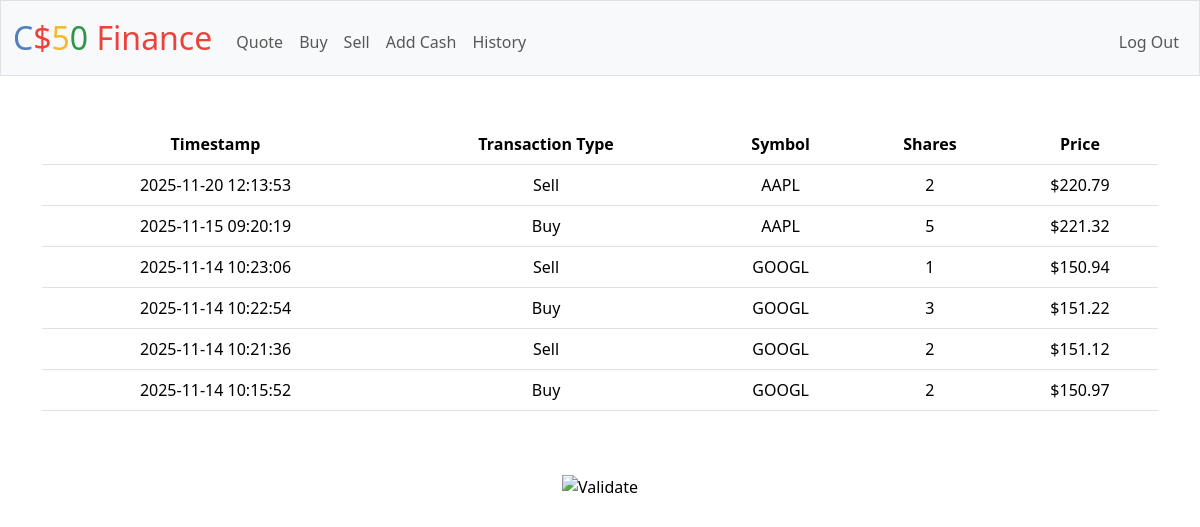
Screenshot of /history (signed in) with the database file from the repository.
### tables this page shows
CREATE TABLE transactions (id INTEGER PRIMARY KEY AUTOINCREMENT NOT NULL, user_id INTEGER NOT NULL, transaction_type TEXT NOT NULL, symbol TEXT NOT NULL, shares INTEGER NOT NULL, price FLOAT NOT NULL,  timestamp TEXT NOT NULL, FOREIGN KEY(user_id) REFERENCES users(id));

### app.py (the view)
@app.route("/history")
@login_required
def history():
    data = db.execute("SELECT * FROM transactions WHERE user_id = ? ORDER BY timestamp DESC", session["user_id"])
    return render_template("history.html", data=data)

### app.py (called while the page is built)
@app.after_request
def after_request(response):
    response.headers["Cache-Control"] = "no-cache, no-store, must-revalidate"
    response.headers["Expires"] = 0
    response.headers["Pragma"] = "no-cache"
    return response

### helpers.py (called while the page is built)
def login_required(f):
    @wraps(f)
    def decorated_function(*args, **kwargs):
        if session.get("user_id") is None:
            return redirect("/login")
        return f(*args, **kwargs)
    return decorated_function

def usd(value):
    return f"${value:,.2f}"

### templates/history.html (shortened to what this page needs)
{% extends "layout.html" %}
{% block main %}
<table class="table">
    <tr>
        <th> Timestamp </th>
        <th> Transaction Type </th>
        <th> Symbol</th>
        <th> Shares </th>
        <th> Price </th>
    </tr>
    {% for n in data %}
    <tr>
         <td> {{ n["timestamp"]}} </td>
         <td> {{ n["transaction_type"]}} </td>
         <td> {{ n["symbol"]}} </td>
         <td> {{ n["shares"]}} </td>
         <td> {{ n["price"] | usd}} </td>
    </tr>
    {% endfor %}
</table>
{% endblock %}

### templates/layout.html (shortened to what this page needs)
<!DOCTYPE html>
<html lang="en">
    <head>
        <link href="https://cdn.jsdelivr.net/npm/bootstrap@5.3.3/dist/css/bootstrap.min.css" rel="stylesheet">
        <link href="/static/styles.css" rel="stylesheet">
    </head>
    <body>
        <nav class="bg-light border navbar navbar-expand-md navbar-light">
            <div class="container-fluid">
                <a class="navbar-brand" href="/"><span class="blue">C</span><span class="red">$</span><span class="yellow">5</span><span class="green">0</span> <span class="red">Finance</span></a>
                <div class="collapse navbar-collapse" id="navbar">
                    {% if session["user_id"] %}
                        <ul class="navbar-nav me-auto mt-2">
                            <li class="nav-item"><a class="nav-link" href="/quote">Quote</a></li>
                            <li class="nav-item"><a class="nav-link" href="/buy">Buy</a></li>
                            <li class="nav-item"><a class="nav-link" href="/sell">Sell</a></li>
                            <li class="nav-item"><a class="nav-link" href="/add_cash">Add Cash</a></li>
                            <li class="nav-item"><a class="nav-link" href="/history">History</a></li>
                        </ul>
                        <ul class="navbar-nav ms-auto mt-2">
                            <li class="nav-item"><a class="nav-link" href="/logout">Log Out</a></li>
                        </ul>
                    {% else %}
                        <ul class="navbar-nav ms-auto mt-2">
                            <li class="nav-item"><a class="nav-link" href="/register">Register</a></li>
                            <li class="nav-item"><a class="nav-link" href="/login">Log In</a></li>
                        </ul>
                    {% endif %}
                </div>
            </div>
        </nav>
        <main class="container py-5 text-center">
            {% block main %}{% endblock %}
        </main>
        <footer class="mb-5">
            <form action="https://validator.w3.org/check" class="text-center" enctype="multipart/form-data" method="post" target="_blank">
                <input alt="Validate" src="/static/I_heart_validator.png" type="image">
            </form>
        </footer>
    </body>
</html>

### static/styles.css (style rules this page uses)
nav .navbar-brand { font-size: xx-large; }
nav .navbar-brand .blue { color: #537fbe; }
nav .navbar-brand .red { color: #ea433b; }
nav .navbar-brand .yellow { color: #f5b82e; }
nav .navbar-brand .green { color: #2e944b; }

### rows the page displays
transactions: timestamp "2025-11-20 12:13:53", transaction_type "Sell", symbol "AAPL", shares "2", price "$220.79"
transactions: timestamp "2025-11-15 09:20:19", transaction_type "Buy", symbol "AAPL", shares "5", price "$221.32"
transactions: timestamp "2025-11-14 10:23:06", transaction_type "Sell", symbol "GOOGL", shares "1", price "$150.94"
transactions: timestamp "2025-11-14 10:22:54", transaction_type "Buy", symbol "GOOGL", shares "3", price "$151.22"
transactions: timestamp "2025-11-14 10:21:36", transaction_type "Sell", symbol "GOOGL", shares "2", price "$151.12"
transactions: timestamp "2025-11-14 10:15:52", transaction_type "Buy", symbol "GOOGL", shares "2", price "$150.97"
